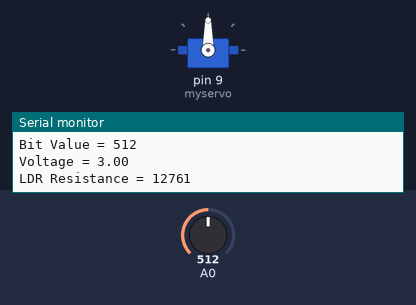
Simulated run of this sketch. Board: Arduino Uno, built with avr-gcc and run on an emulated ATmega328P. Shown: servo, the last lines printed to the serial monitor. The test bench sets the inputs (shaded band); at power-on: A0 = 512.

Above: at 1.2 s.
1.3 s: A0 set to 716
At 2.6 s:
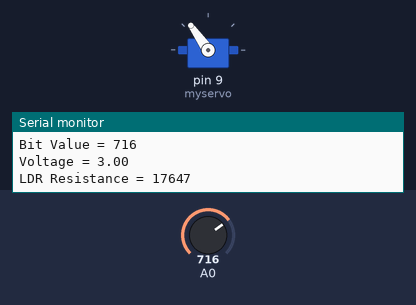
3.0 s: A0 set to 900
At 4.2 s:
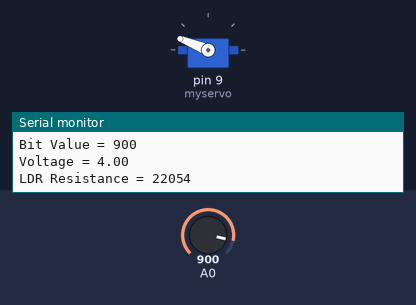
4.5 s: A0 set to 1023
At 5.0 s:
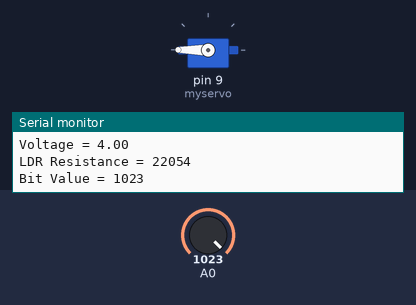
6.0 s: A0 set to 306
At 6.7 s:
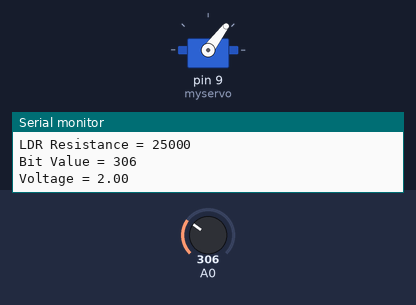
7.5 s: A0 set to 122
At 8.4 s:
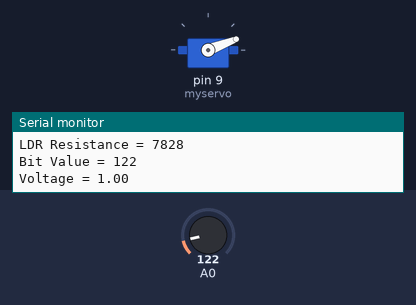
9.0 s: A0 set to 0
At 10.2 s:
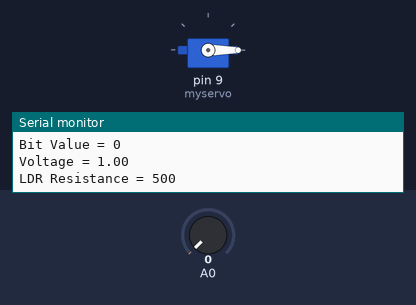
Timing chart, 0 to 11.6 s (numbered marks = the images above; inputs shaded):
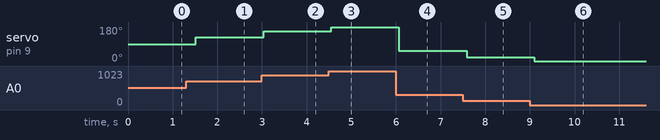

Measured:
- after the input at 1.3 s, servo on pin 9 (myservo): 90° → 125° after 0.22 s
- after the input at 3.0 s, servo on pin 9 (myservo): 125° → 158° at once
- after the input at 4.5 s, servo on pin 9 (myservo): 158° → 180° after 0.05 s
- after the input at 6.0 s, servo on pin 9 (myservo): 180° → 53° after 0.07 s
- after the input at 7.5 s, servo on pin 9 (myservo): 53° → 21° after 0.08 s
- after the input at 9.0 s, servo on pin 9 (myservo): 21° → 0° after 0.10 s

The sketch:

LDRservo.ino
```cpp
/*
This is the Servo motor with LDR program.

Goal: To control a servo motor using a light detecting resistor sensor.

Main Theme: Analog Input + map function + myservo.write function.
*/

// Here we include the Servo motor librabry.
#include <Servo.h>
// Here we defined a variable called "LDR" assigned to the analog input pin 0 of the Arduino. (This is our sensor)
#define LDR A0
// create servo object to control a servo.
Servo myservo;

void setup()
{
  // This line enables printing on the serial monitor.
  Serial.begin(9600);
  // Here we are attaching the Servo motor to pin 9 of the Arduino. (You could also write: int Servo = 9;)
  myservo.attach(9);
}

void loop()
{
  // Here we create an interger variable called "BitVal" and stored whitin it whatever A0 (LDR) pin reads.
  int BitVal = analogRead(A0);
  // Here we map the values of the LDR sensor to the desired values in degrees and store it within an integer variable called "Angle".
  // The angle values are between 0 degrees (When light) to 180 (when dark).
  int Angle = map(analogRead(A0), 0, 1023, 0, 180);
  // Here we map the values of the LDR sensor to the desired values in ohms and store it within an integer variable called "Resistance".
  // The resistance value is between 500ohm (When light) and 25koms (when dark).
  int Resistance = map(analogRead(A0), 0, 1023, 500, 25000);
  // Here we map the values of the LDR sensor to the desired values in volts and store it within a float variable called "Voltage".
  // The voltage value is between 1 (when light) to 5 volts (when dark).
  float Voltage = map(analogRead(A0), 0, 1023, 1.0, 5.0);
  // This line tells the servo motor to turn depending on the angle we recieve after the mapping of the bit value of analog input.
  myservo.write(Angle);
  // This line freezes the whole program for 15 milliseconds (for smoothness).
  delay(15);

  // Here we print the words: "Bit Value = " to the Serial monitor.
  Serial.print("Bit Value = ");
  // Here we print the values stored within our "BitVal" variable.
  Serial.println(BitVal);
  // This line freezes the whole program for half a second.
  delay(500);
  // Here we print the words: "Voltage = " to the Serial monitor.
  Serial.print("Voltage = ");
  // Here we print the values stored within our "Voltage" variable.
  Serial.println(Voltage);
  // This line freezes the whole program for half a second.
  delay(500);
  // Here we print the words: "LDR Resistance = " to the Serial monitor.
  Serial.print("LDR Resistance = ");
  // Here we print the values stored within our "Resistance" variable.
  Serial.println(Resistance);
  // This line freezes the whole program for half a second.
  delay(500);
}
```
